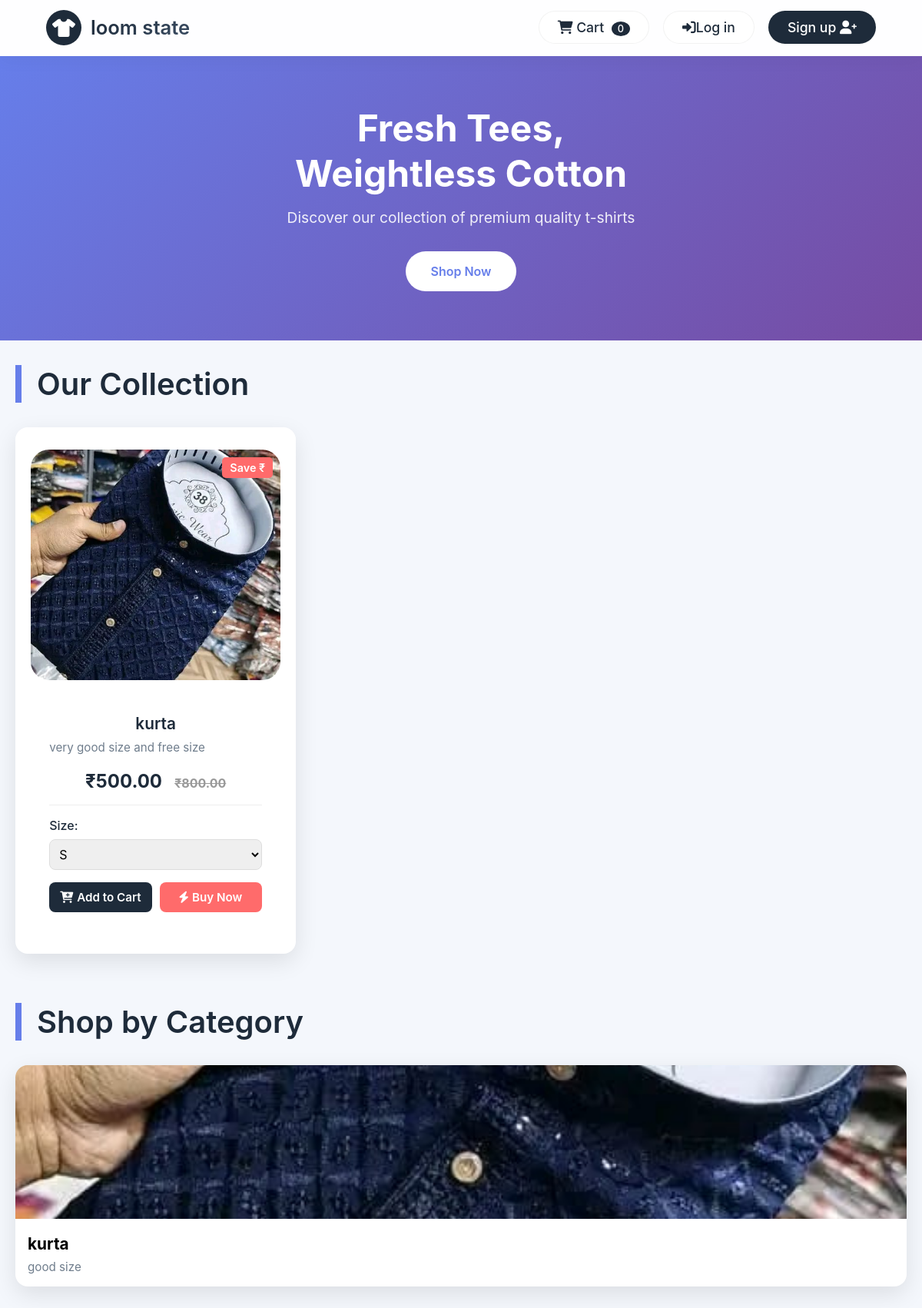
The page / on the database its author committed.
### store/models.py (models this page shows, shortened)
class Product(models.Model):
    category = models.ForeignKey(Category, related_name='products', on_delete=models.CASCADE)
    name = models.CharField(max_length=200)
    slug = models.SlugField(unique=True)
    description = models.TextField()
    price = models.DecimalField(max_digits=10, decimal_places=2)
    old_price = models.DecimalField(max_digits=10, decimal_places=2, blank=True, null=True)
    image = models.ImageField(upload_to='products/')
    stock = models.IntegerField(default=10)
    available = models.BooleanField(default=True)
    created = models.DateTimeField(auto_now_add=True)
    updated = models.DateTimeField(auto_now=True)
    size_s = models.BooleanField(default=True)
    size_m = models.BooleanField(default=True)
    size_l = models.BooleanField(default=True)
    size_xl = models.BooleanField(default=True)
    size_xxl = models.BooleanField(default=True)
    class Meta:
        ordering = ['-created']
    def get_absolute_url(self):
        return reverse('store:product_detail', args=[self.id, self.slug])
    def available_sizes(self):
        sizes = []
        if self.size_s: sizes.append('S')
        if self.size_m: sizes.append('M')
        if self.size_l: sizes.append('L')
        if self.size_xl: sizes.append('XL')
        if self.size_xxl: sizes.append('XXL')
        return sizes

class Category(models.Model):
    name = models.CharField(max_length=200)
    slug = models.SlugField(unique=True)
    description = models.TextField(blank=True)
    image = models.ImageField(upload_to='categories/', blank=True, null=True)
    class Meta:
        verbose_name_plural = 'Categories'

### store/views.py (the view)
# urls.py: path('', views.home, name='home'),
def home(request):
    products = Product.objects.filter(available=True)[:12]
    categories = Category.objects.all()
    context = {
        'products': products,
        'categories': categories,
    }
    return render(request, 'store/home.html', context)

### store/context_processors.py (called while the page is built)
def cart_item_count(request):
    cart_item_count = 0
    if request.user.is_authenticated:
        try:
            cart = Cart.objects.get(user=request.user)
            cart_item_count = cart.get_total_items()
        except Cart.DoesNotExist:
            pass
    else:
        session_key = request.session.session_key
        if session_key:
            try:
                cart = Cart.objects.get(session_key=session_key)
                cart_item_count = cart.get_total_items()
            except Cart.DoesNotExist:
                pass
    return {'cart_item_count': cart_item_count}

### store/templates/store/home.html (shortened to what this page needs)
{% extends 'base.html' %}
{% load static %}
{% block content %}
<section class="hero-section">
    <div class="hero-content">
        <h1>Fresh Tees,<br>Weightless Cotton</h1>
        <p>Discover our collection of premium quality t-shirts</p>
        <a href="#products" class="hero-btn">Shop Now</a>
    </div>
</section>
<section class="collection-section" id="products">
    <h2 class="section-title">Our Collection</h2>
    {% if products %}
    <div class="tee-grid">
        {% for product in products %}
        <div class="tee-card" data-product-id="{{ product.id }}">
            <div class="tee-image" onclick="window.location.href='{{ product.get_absolute_url }}'">
                {% if product.image %}
                    <img src="{{ product.image.url }}" alt="{{ product.name }}">
                {% else %}
                    <img src="{% static 'images/placeholder.jpg' %}" alt="{{ product.name }}">
                {% endif %}
                {% if product.old_price %}
                <span class="discount-badge">Save ₹{{ product.old_price|add:"-"|add:product.price }}</span>
                {% endif %}
            </div>
            <div class="tee-info">
                <h3 class="tee-name">{{ product.name }}</h3>
                <p class="tee-description">{{ product.description|truncatechars:60 }}</p>
                <div class="tee-price">
                    <span class="current-price">₹{{ product.price }}</span>
                    {% if product.old_price %}
                        <span class="old-price">₹{{ product.old_price }}</span>
                    {% endif %}
                </div>
                <div class="quick-add-section">
                    <div class="size-selector">
                        <label for="size-{{ product.id }}">Size:</label>
                        <select class="size-select" id="size-{{ product.id }}" data-product-id="{{ product.id }}">
                            {% for size in product.available_sizes %}
                                <option value="{{ size }}">{{ size }}</option>
                            {% endfor %}
                        </select>
                    </div>
                    <div class="product-actions">
                        <button class="add-to-cart-btn" data-product-id="{{ product.id }}">
                            <i class="fas fa-cart-plus"></i> Add to Cart
                        </button>
                        <button class="buy-now-btn" data-product-id="{{ product.id }}">
                            <i class="fas fa-bolt"></i> Buy Now
                        </button>
                    </div>
                </div>
            </div>
        </div>
        {% endfor %}
    </div>
    {% endif %}
</section>
{% if categories %}
<section class="categories-section">
    <h2 class="section-title">Shop by Category</h2>
    <div class="categories-grid">
        {% for category in categories %}
        <a href="?category={{ category.slug }}" class="category-card">
            {% if category.image %}
                <img src="{{ category.image.url }}" alt="{{ category.name }}">
            {% else %}
                <div class="category-placeholder">
                    <i class="fas fa-tags"></i>
                </div>
            {% endif %}
            <h3>{{ category.name }}</h3>
            <p>{{ category.description|truncatechars:50 }}</p>
        </a>
        {% endfor %}
    </div>
</section>
{% endif %}
{% endblock %}

### store/templates/base.html (shortened to what this page needs)
<!DOCTYPE html>
<html lang="en">
<head>
    {% load static %}
    <link rel="stylesheet" href="https://cdnjs.cloudflare.com/ajax/libs/font-awesome/6.0.0-beta3/css/all.min.css">
    <link rel="stylesheet" href="{% static 'css/style.css' %}">
</head>
<body>
    <nav class="navbar">
        <div class="logo">
            <div class="logo-img"><i class="fas fa-shirt"></i></div>
            <a href="{% url 'store:home' %}" class="logo-text">loom&nbsp;state</a>
        </div>
        <div class="nav-buttons">
            <a href="{% url 'store:cart_detail' %}" class="nav-btn cart-btn">
                <i class="fas fa-shopping-cart"></i>
                Cart <span class="cart-count">{{ cart_item_count }}</span>
            </a>
            {% if user.is_authenticated %}
                <span class="nav-btn">Hi, {{ user.first_name }}</span>
                <a href="{% url 'store:logout' %}" class="nav-btn">Logout</a>
            {% else %}
                <a href="{% url 'store:login' %}" class="nav-btn"><i class="fas fa-sign-in-alt"></i>Log in</a>
                <a href="{% url 'store:signup' %}" class="nav-btn signup">Sign up <i class="fas fa-user-plus"></i></a>
            {% endif %}
        </div>
    </nav>
    {% block content %}
    {% endblock %}
</body>
</html>

### static/css/style.css (style rules this page uses)
* { margin: 0; padding: 0; box-sizing: border-box; font-family: 'Inter', system-ui, sans-serif; }
body { background: #f4f7fc; min-height: 100vh; }
.navbar { display: flex; justify-content: space-between; align-items: center; padding: 0.8rem 5%; background: rgba(255, 255, 255, 0.85); backdrop-filter: blur(12px); box-shadow: 0 8px 20px rgba(0, 0, 0, 0.03); border-bottom: 1px solid rgba(255, 255, 255, 0.6); position: sticky; top: 0; z-index: 100; }
.logo { display: flex; align-items: center; gap: 12px; text-decoration: none; }
.logo-img { width: 46px; height: 46px; background: #1e2b3a; border-radius: 50%; display: flex; align-items: center; justify-content: center; color: white; font-size: 24px; }
.logo-text { font-size: 1.6rem; font-weight: 600; background: linear-gradient(145deg, #1e2b3a, #3a4c62); -webkit-background-clip: text; background-clip: text; color: transparent; text-decoration: none; }
.nav-buttons { display: flex; gap: 18px; align-items: center; }
.nav-btn { background: rgba(255,255,255,0.7); border: 1px solid rgba(0,0,0,0.05); font-size: 1.1rem; font-weight: 500; padding: 10px 24px; border-radius: 40px; cursor: pointer; transition: 0.2s; text-decoration: none; color: #1e2b3a; }
.nav-btn.signup { background: #1e2b3a; color: white; }
.cart-count { background: #1e2b3a; color: white; border-radius: 50%; padding: 2px 8px; font-size: 0.8rem; margin-left: 5px; }
.collection-section { max-width: 1400px; margin: 2rem auto; padding: 0 4%; }
.section-title { font-size: 2.4rem; font-weight: 600; margin: 1rem 0 2rem; color: #1a2632; border-left: 8px solid #8a9bb0; padding-left: 24px; }
.tee-grid { display: grid; grid-template-columns: repeat(auto-fit, minmax(240px, 1fr)); gap: 2rem; }
.tee-card { background: rgba(255,255,255,0.6); backdrop-filter: blur(6px); border-radius: 36px; padding: 1.8rem 1.2rem; box-shadow: 0 20px 35px -8px rgba(0,0,0,0.07); border: 1px solid rgba(255,255,255,0.7); transition: all 0.25s ease; cursor: pointer; }
.tee-image { width: 100%; aspect-ratio: 1; display: flex; align-items: center; justify-content: center; margin-bottom: 1.2rem; border-radius: 24px; overflow: hidden; }
.tee-image img { width: 90%; height: 90%; object-fit: contain; }
.tee-name { font-size: 1.4rem; font-weight: 600; color: #1e2b3a; text-align: center; }
.tee-price { font-size: 1.6rem; font-weight: 700; color: #2c3e50; text-align: center; }

### rows shown on the page
Product: image (picture), name "kurta", description "very good size and free size", price "500.00", old_price "800.00", size_s+size_m+size_l "S"
Category: image (picture), name "kurta", description "good size"

### other values the page prints
{{ cart_item_count }} "0"
